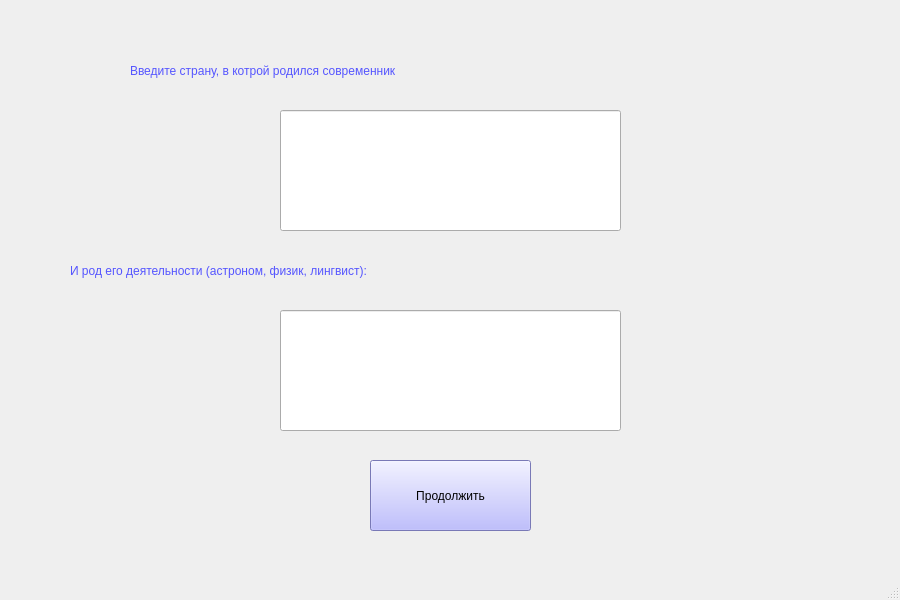
<?xml version="1.0" encoding="UTF-8"?>
<ui version="4.0">
 <class>MainWindow</class>
 <widget class="QMainWindow" name="MainWindow">
  <property name="geometry">
   <rect>
    <x>0</x>
    <y>0</y>
    <width>900</width>
    <height>600</height>
   </rect>
  </property>
  <property name="windowTitle">
   <string>Современники научного деятеля</string>
  </property>
  <widget class="QWidget" name="centralwidget">
   <widget class="QLabel" name="label">
    <property name="geometry">
     <rect>
      <x>130</x>
      <y>20</y>
      <width>681</width>
      <height>101</height>
     </rect>
    </property>
    <property name="styleSheet">
     <string notr="true">font: 18pt &quot;MS Shell Dlg 2&quot;;
color: rgb(85, 85, 255);</string>
    </property>
    <property name="text">
     <string>Введите страну, в котрой родился современник </string>
    </property>
   </widget>
   <widget class="QLineEdit" name="lineEd">
    <property name="geometry">
     <rect>
      <x>280</x>
      <y>110</y>
      <width>341</width>
      <height>121</height>
     </rect>
    </property>
   </widget>
   <widget class="QPushButton" name="btn">
    <property name="geometry">
     <rect>
      <x>370</x>
      <y>460</y>
      <width>161</width>
      <height>71</height>
     </rect>
    </property>
    <property name="styleSheet">
     <string notr="true">font: 14pt &quot;MS Shell Dlg 2&quot;;
background-color: rgb(170, 170, 255);</string>
    </property>
    <property name="text">
     <string>Продолжить</string>
    </property>
    <property name="shortcut">
     <string>Return</string>
    </property>
   </widget>
   <widget class="QLabel" name="label_2">
    <property name="geometry">
     <rect>
      <x>70</x>
      <y>250</y>
      <width>761</width>
      <height>41</height>
     </rect>
    </property>
    <property name="styleSheet">
     <string notr="true">color: rgb(85, 85, 255);
font: 18pt &quot;MS Shell Dlg 2&quot;;</string>
    </property>
    <property name="text">
     <string>И род его деятельности (астроном, физик, лингвист):</string>
    </property>
   </widget>
   <widget class="QLineEdit" name="lineEd2">
    <property name="geometry">
     <rect>
      <x>280</x>
      <y>310</y>
      <width>341</width>
      <height>121</height>
     </rect>
    </property>
   </widget>
  </widget>
  <widget class="QMenuBar" name="menubar">
   <property name="geometry">
    <rect>
     <x>0</x>
     <y>0</y>
     <width>900</width>
     <height>26</height>
    </rect>
   </property>
  </widget>
  <widget class="QStatusBar" name="statusbar"/>
 </widget>
 <resources/>
 <connections/>
</ui>
